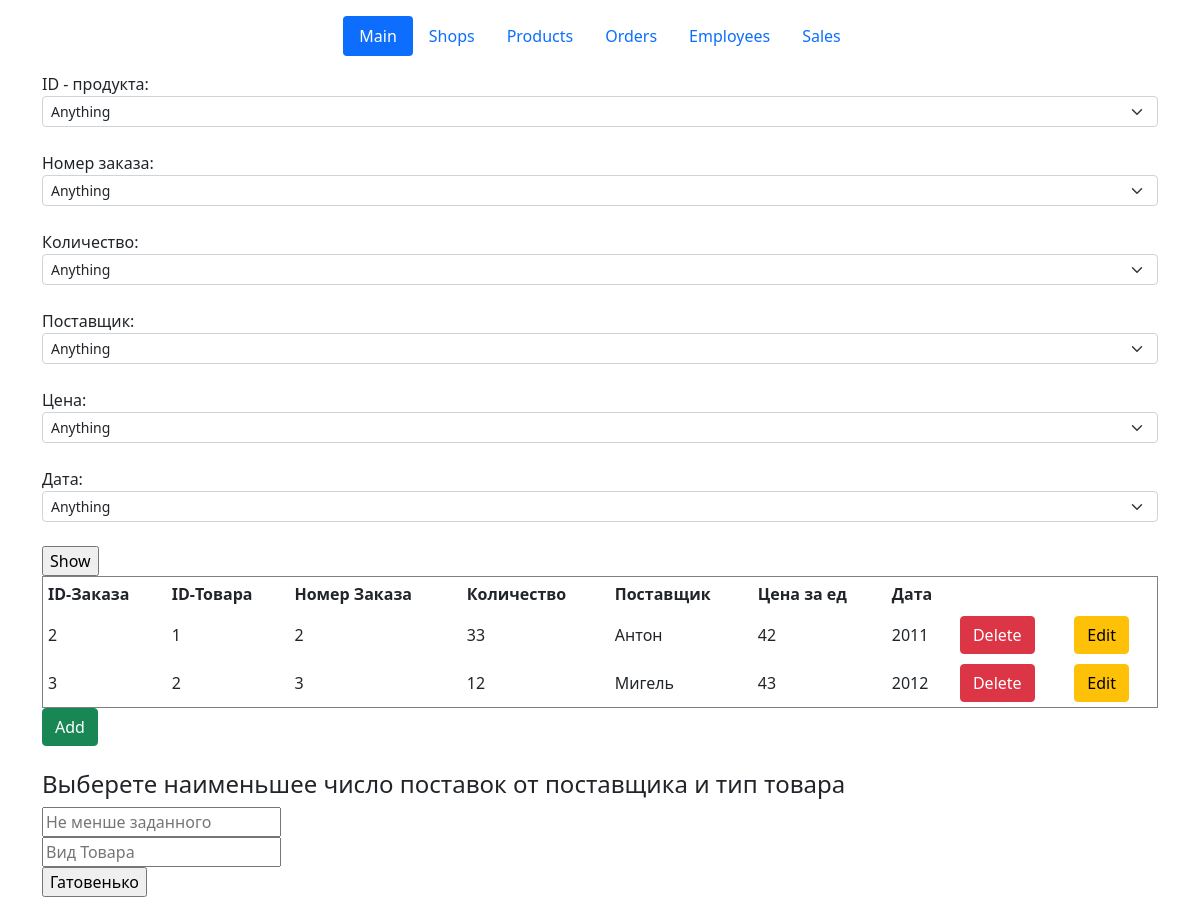
The page /orders on the database as committed earlier.
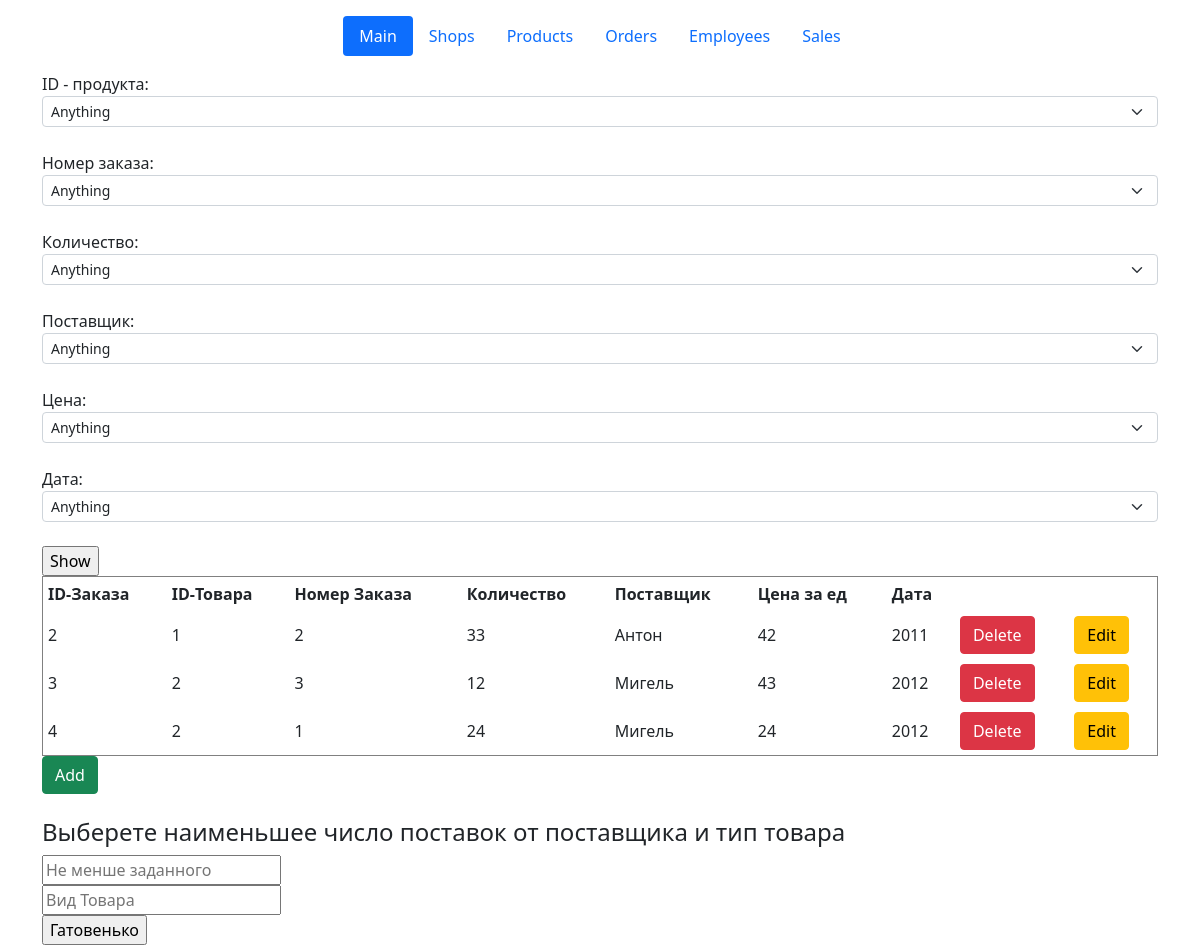
The same page on the database as committed later.
### classes_file.py (models this page shows, shortened)
class Orders(db.Model):
    id_order = db.Column(db.Integer, primary_key=True)
    id_product = db.Column(db.Integer, nullable=False)
    numb_order = db.Column(db.Integer, nullable=False)
    amount_order = db.Column(db.Integer, nullable=False)
    provider_order = db.Column(db.String(20), nullable=False)
    price_order = db.Column(db.Integer, default=0)
    date_order = db.Column(db.Integer, nullable=False)

### orders.py (the view)
@app.route('/orders')
def orders():
    if "action" in request.args:
        if request.args["action"] == "del":  # для обратобки кнопки delete
            id_order = request.args['id']
            order = Orders.query.get_or_404(id_order)
            try:
                db.session.delete(order)
                db.session.commit()
                return redirect("/orders")
            except:
                return "При удалении записи произошла ошибка"
        elif request.args["action"] == "choice":
            id_product_lst = [request.args['id_product']]
            numb_order_lst = [request.args['numb_order']]
            amount_order_lst = [request.args['amount_order']]
            provider_order_lst = [request.args['provider_order']]
            price_order_lst = [request.args['price_order']]
            date_order_lst = [request.args['date_order']]
            if request.args['id_product'] == "any":
                temp = db.session.execute(f"SELECT id_product from Orders").fetchall()
                id_product_lst = [temp[i][0] for i in range(len(temp))]
            if request.args['numb_order'] == "any":
                temp = db.session.execute(f"SELECT numb_order from Orders").fetchall()
                numb_order_lst = [temp[i][0] for i in range(len(temp))]
            if request.args['amount_order'] == "any":
                temp = db.session.execute(f"SELECT amount_order from Orders").fetchall()
                amount_order_lst = [temp[i][0] for i in range(len(temp))]
            if request.args['provider_order'] == "any":
                temp = db.session.execute(f"SELECT provider_order from Orders").fetchall()
                provider_order_lst = [temp[i][0] for i in range(len(temp))]
            if request.args['price_order'] == "any":
                temp = db.session.execute(f"SELECT price_order from Orders").fetchall()
                price_order_lst = [temp[i][0] for i in range(len(temp))]
            if request.args['date_order'] == "any":
                temp = db.session.execute(f"SELECT date_order from Orders").fetchall()
                date_order_lst = [temp[i][0] for i in range(len(temp))]
            table = db.session.query(Orders) \
                .filter(Orders.id_product.in_(id_product_lst)) \
                .filter(Orders.numb_order.in_(numb_order_lst)) \
                .filter(Orders.amount_order.in_(amount_order_lst)) \
                .filter(Orders.provider_order.in_(provider_order_lst)) \
                .filter(Orders.price_order.in_(price_order_lst)) \
                .filter(Orders.date_order.in_(date_order_lst))
            return render_template("orders.html", table=table)
        elif request.args["action"] == "first":
            table = db.session.execute(f"select * from Orders as O "
                                       f"INNER JOIN products as pr "
                                       f"ON O.id_product = pr.id_product"
                                       f" and O.amount_order > {request.args['numb']}"
                                       f" and type_product = '{request.args['type']}'").fetchall()
            return render_template("orders.html", table=table)
        else:
            return redirect("/orders")
    else:
        table = Orders.query.order_by(Orders.id_order).all()
        return render_template("orders.html", table=table)

### templates/orders.html (shortened to what this page needs)
{% extends 'base.html' %}
{% block body %}
<form action="/order-choice" method="POST" id="data">
    ID - продукта:
    <select name="id_product" class="form-select form-select-sm">
        <option value="any" label = "Anything">
            {% for el in table %}
        <option value={{el.id_product}}  label = {{el.id_product}}>
            {% endfor %}
    </select>
    <br>Номер заказа:
    <select name="numb_order" class="form-select form-select-sm">
        <option value="any" label = "Anything">
            {% for el in table %}
        <option value={{el.numb_order}}  label = {{el.numb_order}}>
            {% endfor %}
    </select>
    <br>Количество:
    <select name="amount_order" class="form-select form-select-sm">
        <option value="any" label = "Anything">
            {% for el in table %}
        <option value={{el.amount_order}}  label = {{el.amount_order}}>
            {% endfor %}
    </select>
    <br>Поставщик:
    <select name="provider_order" class="form-select form-select-sm">
        <option value="any" label = "Anything">
            {% for el in table %}
        <option value={{el.provider_order}}  label = {{el.provider_order}}>
            {% endfor %}
    </select>
    <br>Цена:
    <select name="price_order" class="form-select form-select-sm">
        <option value="any" label = "Anything">
            {% for el in table %}
        <option value={{el.price_order}}  label = {{el.price_order}}>
            {% endfor %}
    </select>
    <br>Дата:
    <select name="date_order" class="form-select form-select-sm">
        <option value="any" label = "Anything">
            {% for el in table %}
        <option value={{el.date_order}}  label = {{el.date_order}}>
            {% endfor %}
    </select><br>
    <input type="submit" name="btn btn-success" value="Show"><br>
</form>
<table border="1" width="100%" cellpadding="5">
    <tr>
        <th>ID-Заказа</th>
        <th>ID-Товара</th>
        <th>Номер Заказа</th>
        <th>Количество</th>
        <th>Поставщик</th>
        <th>Цена за ед</th>
        <th>Дата</th>
        <th></th>
        <th></th>
    </tr>
    {% for el in table %}
    <tr>
        <td>{{ el.id_order }}</td>
        <td>{{ el.id_product }}</td>
        <td>{{ el.numb_order }}</td>
        <td>{{ el.amount_order }}</td>
        <td>{{ el.provider_order }}</td>
        <td>{{ el.price_order }}</td>
        <td>{{ el.date_order }}</td>
        <td>
            <a href="/orders?id={{el.id_product}}&action=del" class="btn btn-danger">Delete</a>
        </td>
        <td>
            <a href="/orders/{{el.id_order}}/edit" class="btn btn-warning">Edit</a>
        </td>
    </tr>
    {% endfor %}
</table>
<a href="/orders/create" class="btn btn-success">Add</a><br><br>
<h4>Выберете наименьшее число поставок от поставщика и тип товара</h4>
<form action="/orders/first" method="post">
    <input type="number" name="numb" id="numb" placeholder="Не менше заданного"><br>
    <input type="text" name="type" id="type" placeholder="Вид Товара"><br>
    <input type="submit" name="btn btn-success" value="Гатовенько">
</form>
{% endblock %}

Rows that differ between the two databases and show on the page:
added Orders: id_order "4", id_product "2", numb_order "1", amount_order "24", provider_order "Мигель", price_order "24", date_order "2012"
